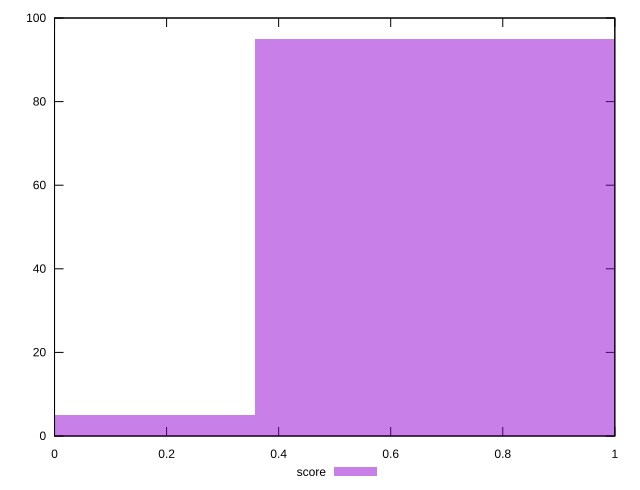

Generate this figure with gnuplot:
reset

$score <<EOF
0.7152434150226245 95
0 5
EOF

set key outside below
set boxwidth 0.7152434150226245
set xrange [0:1]
set yrange [0:100]
set trange [0:100]
set style fill transparent solid 0.5 noborder
set terminal svg size 640, 490 enhanced background rgb 'white'
set output "reprap/uses-rel-preload/samples/pages+cached/score/histogram.svg"

plot $score title "score" with boxes

reset
